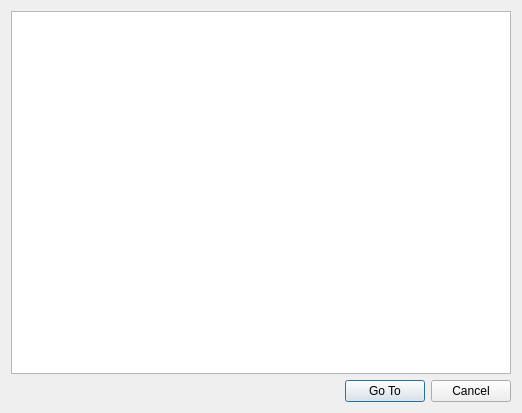
<?xml version="1.0" encoding="UTF-8"?>
<ui version="4.0">
 <class>GoToDialog</class>
 <widget class="QDialog" name="GoToDialog">
  <property name="geometry">
   <rect>
    <x>0</x>
    <y>0</y>
    <width>522</width>
    <height>413</height>
   </rect>
  </property>
  <property name="windowTitle">
   <string>Go To</string>
  </property>
  <layout class="QVBoxLayout" name="verticalLayout">
   <item>
    <widget class="QListWidget" name="goto_list"/>
   </item>
   <item>
    <layout class="QHBoxLayout" name="horizontalLayout">
     <item>
      <spacer name="horizontalSpacer">
       <property name="orientation">
        <enum>Qt::Horizontal</enum>
       </property>
       <property name="sizeHint" stdset="0">
        <size>
         <width>40</width>
         <height>20</height>
        </size>
       </property>
      </spacer>
     </item>
     <item>
      <widget class="QPushButton" name="goto_btn">
       <property name="enabled">
        <bool>true</bool>
       </property>
       <property name="text">
        <string>Go To</string>
       </property>
      </widget>
     </item>
     <item>
      <widget class="QPushButton" name="cancel_btn">
       <property name="text">
        <string>Cancel</string>
       </property>
      </widget>
     </item>
    </layout>
   </item>
  </layout>
 </widget>
 <resources/>
 <connections/>
</ui>
